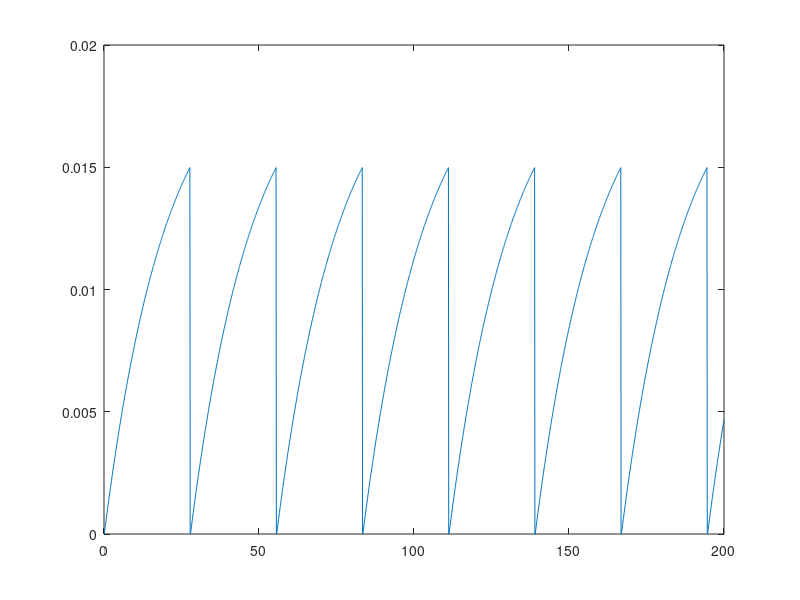

Reproduce this figure in MATLAB.
dt = 0.1; % Simulation time step
Duration = 200; % Simulation length
T = ceil(Duration/dt);
t = (1:T) * dt; % Simulation time points in ms

vr = 0; % in mv, resting potential
tau_m = 20; %Arbitrary
v = vr * ones(1,T); % Vector of output voltage
vth = 0.015; % Threshold Voltage
vrest = 0; % Rest voltage
RI = 0.02; % A constant value in the diffrential equation of V

dv = 0;
flag = 0;

for i = 1:(T-1)
    % Spike
    if (v(i) < vth)
    dv = (-v(i) + RI) / tau_m;
    v(i+1) = v(i) + dv*dt;
    % Rest
    elseif (v(i) >= vth) && (flag == 0)
        v(i) = 0;
    % Refractory
    elseif (v(i) <= 0)
        
    end
end
    
            


plot(t,v);